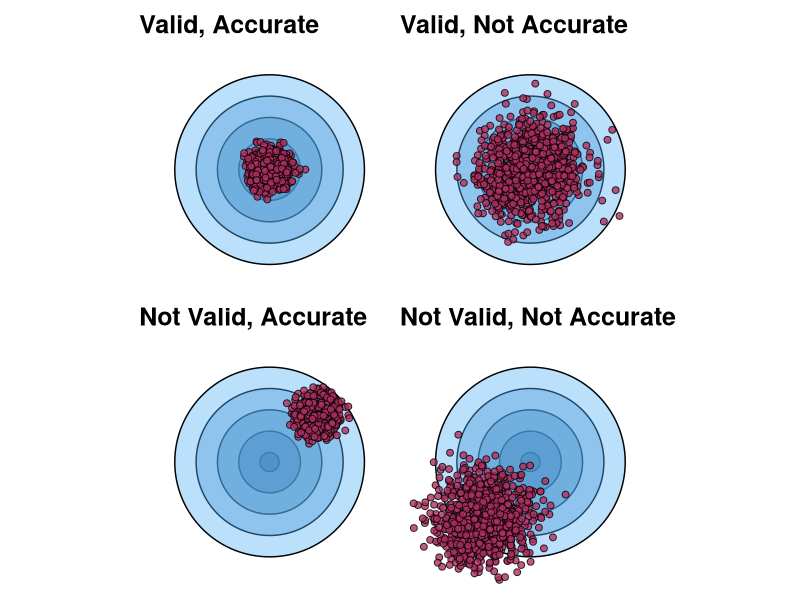

Source code (R):



library(tidyverse)
library(ggforce)
library(ggtext)
library(patchwork)


circles <- data.frame(
  x0 = rep(0, 5),
  y0 = rep(0, 5),
  r = seq(0.1, 1, length.out = 5)
)

data.av <- tibble(x = rnorm(1e3, 0, 0.1),
                  y = rnorm(1e3, 0, 0.1),
                  group = "Valid, Accurate") 

data.anv <- tibble(x = rnorm(1e3, 0.5, 0.1),
                  y = rnorm(1e3, 0.5, 0.1),
                  group = "Not Valid, Accurate") 

data.nav <- tibble(x = rnorm(1e3, 0, 0.25),
                   y = rnorm(1e3, 0, 0.25),
                   group = "Valid, Not Accurate") 

data.nanv <- tibble(x = rnorm(1e3, -0.5, 0.25),
                   y = rnorm(1e3, -0.6, 0.25),
                   group = "Not Valid, Not Accurate") 



plot.av <- ggplot() +
  geom_circle(data = circles, aes(x0 = x0, y0 = y0, r = r, fill = r), alpha = 0.4, show.legend = FALSE) +
  geom_point(data = data.av, aes(x = x, y = y), fill = "maroon", alpha = .8, size = 2, pch = 21) +
  coord_fixed() +
  theme_void() +
  theme(title = element_markdown(size = 15, face = "bold")) +
  scale_x_continuous(limits = c(-1.25, 1.25)) +
  scale_y_continuous(limits = c(-1.25, 1.25)) +
  labs(title = "Valid, Accurate")


plot.anv <- ggplot() +
  geom_circle(data = circles, aes(x0 = x0, y0 = y0, r = r, fill = r), alpha = 0.4, show.legend = FALSE) +
  geom_point(data = data.anv, aes(x = x, y = y), fill = "maroon", alpha = .8, size = 2, pch = 21) +
  coord_fixed() +
  theme_void() +
  theme(title = element_markdown(size = 15, face = "bold")) +
  scale_x_continuous(limits = c(-1.25, 1.25)) +
  scale_y_continuous(limits = c(-1.25, 1.25)) +
  labs(title = "Not Valid, Accurate")

plot.nav <- ggplot() +
  geom_circle(data = circles, aes(x0 = x0, y0 = y0, r = r, fill = r), alpha = 0.4, show.legend = FALSE) +
  geom_point(data = data.nav, aes(x = x, y = y), fill = "maroon", alpha = .8, size = 2, pch = 21) +
  coord_fixed() +
  theme_void() +
  theme(title = element_markdown(size = 15, face = "bold")) +
  scale_x_continuous(limits = c(-1.25, 1.25)) +
  scale_y_continuous(limits = c(-1.25, 1.25)) +
  labs(title = "Valid, Not Accurate")


plot.nanv <- ggplot() +
  geom_circle(data = circles, aes(x0 = x0, y0 = y0, r = r, fill = r), alpha = 0.4, show.legend = FALSE) +
  geom_point(data = data.nanv, aes(x = x, y = y), fill = "maroon", alpha = .8, size = 2, pch = 21) +
  coord_fixed() +
  theme_void() +
  theme(title = element_markdown(size = 15, face = "bold")) +
  scale_x_continuous(limits = c(-1.25, 1.25)) +
  scale_y_continuous(limits = c(-1.25, 1.25)) +
  labs(title = "Not Valid, Not Accurate")



plot.com <- wrap_plots(plot.av, plot.nav, plot.anv, plot.nanv)

plot.com
